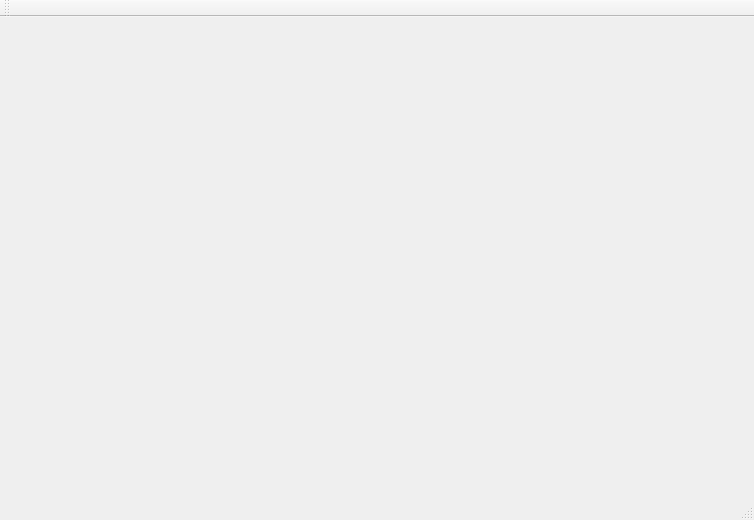
<?xml version="1.0" encoding="UTF-8"?>
<ui version="4.0">
 <class>CodeManage</class>
 <widget class="QMainWindow" name="CodeManage">
  <property name="geometry">
   <rect>
    <x>0</x>
    <y>0</y>
    <width>754</width>
    <height>520</height>
   </rect>
  </property>
  <property name="windowTitle">
   <string>CodeManage</string>
  </property>
  <widget class="QWidget" name="centralWidget"/>
  <widget class="QMenuBar" name="menuBar">
   <property name="geometry">
    <rect>
     <x>0</x>
     <y>0</y>
     <width>754</width>
     <height>23</height>
    </rect>
   </property>
  </widget>
  <widget class="QToolBar" name="mainToolBar">
   <attribute name="toolBarArea">
    <enum>TopToolBarArea</enum>
   </attribute>
   <attribute name="toolBarBreak">
    <bool>false</bool>
   </attribute>
  </widget>
  <widget class="QStatusBar" name="statusBar"/>
 </widget>
 <layoutdefault spacing="6" margin="11"/>
 <resources/>
 <connections/>
</ui>
